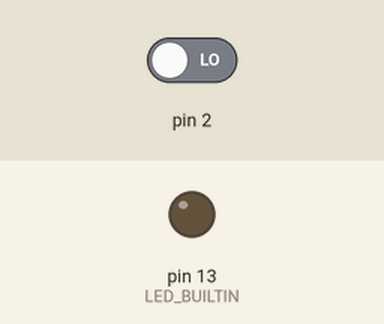
A sketch run on a simulated Arduino Uno, built with avr-gcc and run on an emulated ATmega328P. Shown: output pins drawn as LEDs (lit = HIGH). Dashed ring = blinking. The test bench sets the inputs (shaded band); at power-on: pin 2 LOW.

Above: at 1.2 s.
1.3 s: pin 2 driven HIGH
At 1.42 s:
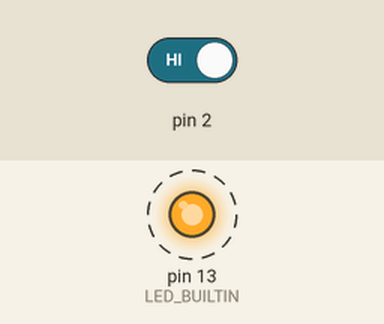
4.3 s: pin 2 driven LOW
At 5.2 s:
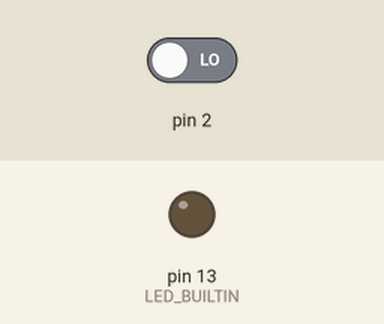
Timing chart, 0 to 7.3 s (numbered marks = the images above; inputs shaded):
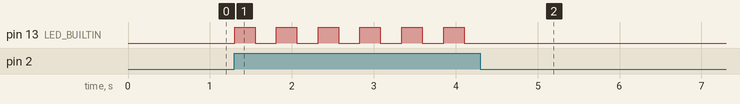

Measured:
- after the input at 1.3 s, pin 13 (LED_BUILTIN): alternates HIGH for 0.25 s and LOW for 0.26 s, starting at once
- after the input at 4.3 s, pin 13 (LED_BUILTIN): stops changing and stays LOW

The sketch:

code.ino
```cpp
// C++ code
//
int buttonState = 0;

void setup()
{
  pinMode(2, INPUT);
  pinMode(LED_BUILTIN, OUTPUT);
}

void loop()
{
  buttonState = digitalRead(2);
  if (buttonState == HIGH) {
    digitalWrite(LED_BUILTIN, HIGH);
    delay(250);
    digitalWrite(LED_BUILTIN, LOW);
    delay(250);
  } else {
    digitalWrite(LED_BUILTIN, LOW);
  }
  delay(10); // Delay a little bit to improve simulation performance
}
```
